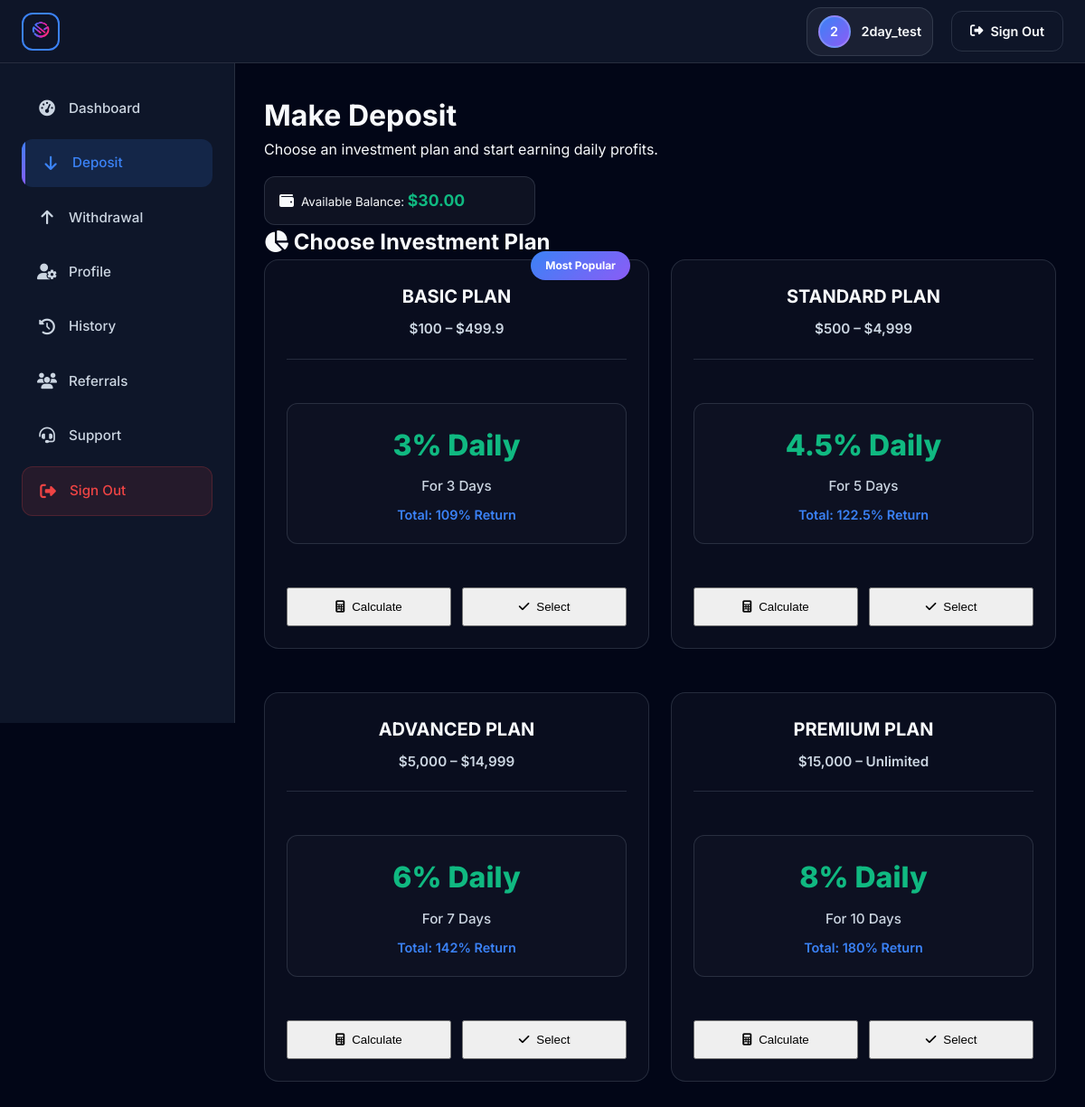
The page /dashboard/deposit/ (signed in) on the database its author committed.
### core/models.py (models this page shows, shortened)
class User(AbstractUser):
    groups = models.ManyToManyField(
        'auth.Group',
        related_name='core_user_set',  # Custom related_name
        blank=True,
        help_text='The groups this user belongs to. A user will get all permissions granted to each of their groups.',
        verbose_name='groups'
    )
    user_permissions = models.ManyToManyField(
        'auth.Permission',
        related_name='core_user_permissions_set',  # Custom related_name
        blank=True,
        help_text='Specific permissions for this user.',
        verbose_name='user permissions'
    )
    full_name = models.CharField(max_length=200)
    bitcoin_address = models.CharField(max_length=100, blank=True, null=True)
    ethereum_address = models.CharField(max_length=100, blank=True, null=True)
    trx_address = models.CharField(max_length=100, blank=True, null=True)
    usdt_address = models.CharField(max_length=100, blank=True, null=True)
    active_balance = models.DecimalField(max_digits=15, decimal_places=2, default=0)
    account_balance = models.DecimalField(max_digits=15, decimal_places=2, default=0)
    total_earnings = models.DecimalField(max_digits=15, decimal_places=2, default=0)
    referral_earnings = models.DecimalField(max_digits=15, decimal_places=2, default=0)
    referral_code = models.CharField(max_length=20, unique=True, blank=True)
    referred_by = models.ForeignKey('self', on_delete=models.SET_NULL, null=True, blank=True, related_name='referrals')

### dashboard/views.py (the view, shortened to what this page needs)
# urls.py: path('deposit/', views.deposit_view, name='deposit'),
@login_required
def deposit_view(request):
    plans = Plan.objects.filter(is_active=True).order_by('min_amount')
    context = {'plans': plans}
    return render(request, 'dashboard/deposit.html', context)

### dashboard/templates/dashboard/deposit.html (shortened to what this page needs)
{% extends 'dashboard/base_dashboard.html' %}
{% load static %}
{% block dashboard_content %}
<div class="content-header">
    <div class="header-content">
        <h1>Make Deposit</h1>
        <p>Choose an investment plan and start earning daily profits.</p>
        <div class="balance-display">
            <i class="fas fa-wallet me-1"></i>
            <small class="text-muted">Available Balance: <span class="balance-amount">${{ user.account_balance|default:"0.00" }}</span></small>
        </div>
    </div>
</div>
<div class="dashboard-section">
    <div class="section-header">
        <h2>
            <i class="fas fa-chart-pie me-2"></i>
            Choose Investment Plan
        </h2>
    </div>
    <div class="plans-grid">
        <div class="plan-card">
            <div class="plan-badge">Most Popular</div>
            <div class="plan-header">
                <h3>BASIC PLAN</h3>
                <div class="plan-range">$100 – $499.9</div>
            </div>
            <div class="plan-details">
                <div class="daily-profit">3% Daily</div>
                <div class="plan-duration">For 3 Days</div>
                <div class="plan-total">Total: 109% Return</div>
            </div>
            <div class="plan-actions">
                <button class="btn btn-secondary" onclick="openCalculator('basic')">
                    <i class="fas fa-calculator me-2"></i>Calculate
                </button>
                <button class="btn btn-primary" onclick="selectPlan('basic', 100, 999, 3, 3)">
                    <i class="fas fa-check me-2"></i>Select
                </button>
            </div>
        </div>
        <div class="plan-card">
            <div class="plan-header">
                <h3>STANDARD PLAN</h3>
                <div class="plan-range">$500 – $4,999</div>
            </div>
            <div class="plan-details">
                <div class="daily-profit">4.5% Daily</div>
                <div class="plan-duration">For 5 Days</div>
                <div class="plan-total">Total: 122.5% Return</div>
            </div>
            <div class="plan-actions">
                <button class="btn btn-secondary" onclick="openCalculator('standard')">
                    <i class="fas fa-calculator me-2"></i>Calculate
                </button>
                <button class="btn btn-primary" onclick="selectPlan('standard', 500, 4999, 4.5, 5)">
                    <i class="fas fa-check me-2"></i>Select
                </button>
            </div>
        </div>
        <div class="plan-card">
            <div class="plan-header">
                <h3>ADVANCED PLAN</h3>
                <div class="plan-range">$5,000 – $14,999</div>
            </div>
            <div class="plan-details">
                <div class="daily-profit">6% Daily</div>
                <div class="plan-duration">For 7 Days</div>
                <div class="plan-total">Total: 142% Return</div>
            </div>
            <div class="plan-actions">
                <button class="btn btn-secondary" onclick="openCalculator('advanced')">
                    <i class="fas fa-calculator me-2"></i>Calculate
                </button>
                <button class="btn btn-primary" onclick="selectPlan('advanced', 5000, 14999, 6, 7)">
                    <i class="fas fa-check me-2"></i>Select
                </button>
            </div>
        </div>
        <div class="plan-card">
            <div class="plan-header">
                <h3>PREMIUM PLAN</h3>
                <div class="plan-range">$15,000 – Unlimited</div>
            </div>
            <div class="plan-details">
                <div class="daily-profit">8% Daily</div>
                <div class="plan-duration">For 10 Days</div>
                <div class="plan-total">Total: 180% Return</div>
            </div>
            <div class="plan-actions">
                <button class="btn btn-secondary" onclick="openCalculator('premium')">
                    <i class="fas fa-calculator me-2"></i>Calculate
                </button>
                <button class="btn btn-primary" onclick="selectPlan('premium', 15000, 999999, 8, 10)">
                    <i class="fas fa-check me-2"></i>Select
                </button>
            </div>
        </div>
    </div>
</div>
{% endblock %}

### dashboard/templates/dashboard/base_dashboard.html (shortened to what this page needs)
{% load static %}
<!DOCTYPE html>
<html lang="en">
<head>
    <link rel="stylesheet" href="{% static 'css/main.css' %}">
    <link rel="stylesheet" href="https://cdnjs.cloudflare.com/ajax/libs/font-awesome/6.4.0/css/all.min.css">
    <link rel="stylesheet" href="{% static 'css/dashboard.css' %}">
</head>
<body class="dashboard-body">
    <nav class="navbar">
        <div class="nav-container">
            <a href="{% url 'dashboard:overview' %}" class="logo-container">
                <img src="{% static 'img/logo.png' %}" alt="Minersurb Logo" class="navbar-logo">
            </a>
            <div class="nav-links">
                <div class="user-info">
                    <div class="user-avatar">{{ user.username|first|upper }}</div>
                    <span class="d-none d-md-inline">{{ user.username }}</span>
                </div>
                <a href="{% url 'core:logout' %}" class="btn hover-lift d-none d-lg-inline-flex">
                    <i class="fas fa-sign-out-alt"></i>
                    <span class="d-none d-md-inline">Sign Out</span>
                </a>
            </div>
        </div>
    </nav>
    <div class="dashboard-container">
        <aside class="sidebar" id="sidebar">
            <nav class="sidebar-nav">
                <a href="{% url 'dashboard:overview' %}" class="nav-item {% if request.resolver_match.url_name == 'overview' %}active{% endif %}">
                    <i class="fas fa-tachometer-alt"></i>
                    <span>Dashboard</span>
                </a>
                <a href="{% url 'dashboard:deposit' %}" class="nav-item {% if request.resolver_match.url_name == 'deposit' %}active{% endif %}">
                    <i class="fas fa-arrow-down"></i>
                    <span>Deposit</span>
                </a>
                <a href="{% url 'dashboard:withdrawal' %}" class="nav-item {% if request.resolver_match.url_name == 'withdrawal' %}active{% endif %}">
                    <i class="fas fa-arrow-up"></i>
                    <span>Withdrawal</span>
                </a>
                <a href="{% url 'dashboard:profile' %}" class="nav-item {% if request.resolver_match.url_name == 'profile' %}active{% endif %}">
                    <i class="fas fa-user-cog"></i>
                    <span>Profile</span>
                </a>
                <a href="{% url 'dashboard:history' %}" class="nav-item {% if request.resolver_match.url_name == 'history' %}active{% endif %}">
                    <i class="fas fa-history"></i>
                    <span>History</span>
                </a>
                <a href="{% url 'dashboard:referrals' %}" class="nav-item {% if request.resolver_match.url_name == 'referrals' %}active{% endif %}">
                    <i class="fas fa-users"></i>
                    <span>Referrals</span>
                </a>
                <a href="{% url 'dashboard:support' %}" class="nav-item {% if request.resolver_match.url_name == 'support' %}active{% endif %}">
                    <i class="fas fa-headset"></i>
                    <span>Support</span>
                </a>
                <a href="{% url 'core:logout' %}" class="nav-item nav-item-logout d-lg-none">
                    <i class="fas fa-sign-out-alt"></i>
                    <span>Sign Out</span>
                </a>
            </nav>
        </aside>
        <main class="main-content">
            {% block dashboard_content %}{% endblock %}
        </main>
    </div>
</body>
</html>

### static/css/main.css (style rules this page uses)
:root { --color-base: #212529; --primary-color: #3b82f6; --secondary-color: #8b5cf6; --accent-color: #06b6d4; --success-color: #10b981; --warning-color: #f59e0b; --danger-color: #ef4444; --info-color: #0ea5e9; --bg-dark: #0f172a; --bg-darker: #020617; --bg-card: rgba(30, 41, 59, 0.5); --bg-card-hover: rgba(30, 41, 59, 0.7); --text-primary: #f8fafc; --text-secondary: #cbd5e1; --text-muted: #94a3b8; --text-dark: #212529; --gradient-primary: linear-gradient(135deg, var(--primary-color), var(--secondary-color)); --gradient-success: linear-gradient(135deg, var(--success-color), var(--accent-color)); --gradient-warning: linear-gradient(135deg, var(--warning-color), #f97316); --gradient-dark: linear-gradient(135deg, #1e293b, #0f172a); --border-color: rgba(148, 163, 184, 0.2); --border-hover: rgba(148, 163, 184, 0.4); --border-light: rgba(255, 255, 255, 0.1); --shadow-sm: 0 1px 3px 0 rgba(0, 0, 0, 0.5); --shadow-md: 0 4px 6px -1px rgba(0, 0, 0, 0.6); --shadow-lg: 0 10px 15px -3px rgba(0, 0, 0, 0.7); --shadow-xl: 0 20px 25px -5px rgba(0, 0, 0, 0.8); --shadow-glow: 0 0 50px rgba(59, 130, 246, 0.3); --transition-fast: 200ms cubic-bezier(0.4, 0, 0.2, 1); --transition-normal: 350ms cubic-bezier(0.4, 0, 0.2, 1); --transition-slow: 500ms cubic-bezier(0.4, 0, 0.2, 1); --radius-sm: 0.5rem; --radius-md: 0.75rem; --radius-lg: 1rem; --radius-xl: 1.5rem; --radius-full: 9999px; }
* { margin: 0; padding: 0; box-sizing: border-box; }
html { scroll-behavior: smooth; }
body { font-family: 'Inter', -apple-system, BlinkMacSystemFont, 'Segoe UI', Roboto, Oxygen, Ubuntu, sans-serif; color: var(--text-primary); line-height: 1.6; overflow-x: hidden; font-weight: 400; -webkit-font-smoothing: antialiased; -moz-osx-font-smoothing: grayscale; background-color: var(--bg-darker); }
.plans-grid { gap: 1.5rem; margin-bottom: 2rem; }
.plans-grid > div { margin-bottom: 1.5rem; }
.plan-header { margin-bottom: 1.5rem; }
.plan-header h3 { font-size: 1.5rem; font-weight: 700; color: var(--text-primary); margin-bottom: 0.5rem; }
.plan-range { color: var(--primary-color); font-weight: 600; font-size: 1.125rem; }
.plan-details { margin: 2rem 0; padding: 1.5rem; background: rgba(255, 255, 255, 0.05); border-radius: var(--radius-md); border: 1px solid var(--border-color); }
.daily-profit { font-size: 2.5rem; font-weight: 800; color: var(--text-primary); margin-bottom: 0.5rem; }
.plan-duration { color: var(--text-secondary); font-size: 1rem; font-weight: 500; }
@media (min-width: 992px) { .plans-grid { display: flex; flex-wrap: nowrap; gap: 1.5rem; } }
@media (min-width: 992px) { .plans-grid > div { flex: 1; display: flex; flex-direction: column; } }
@media (min-width: 992px) { .plan-details { flex: 1; display: flex; flex-direction: column; justify-content: center; } }
.hover-lift { transition: transform var(--transition-normal); }

### rows shown on the page
User: username|first "2", username "2day_test", account_balance "30.00"
